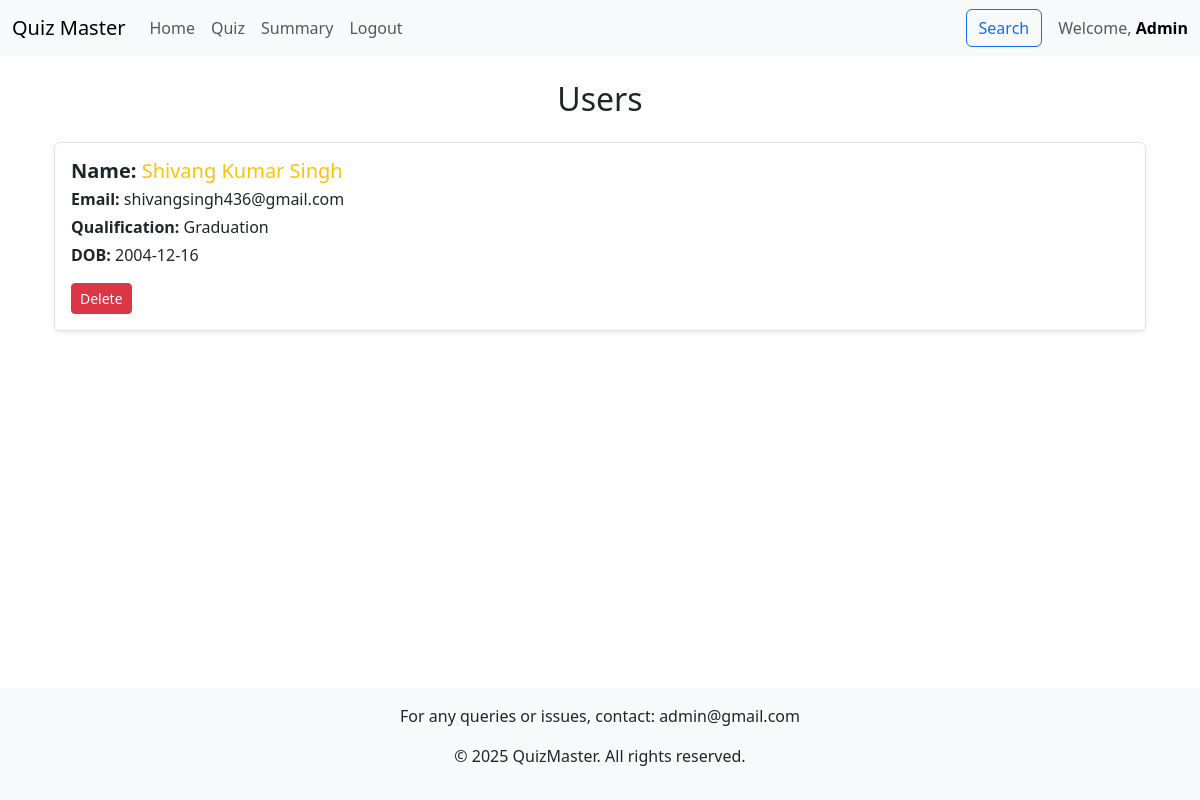
The page /admin/show_users (signed in) on the database as committed earlier.
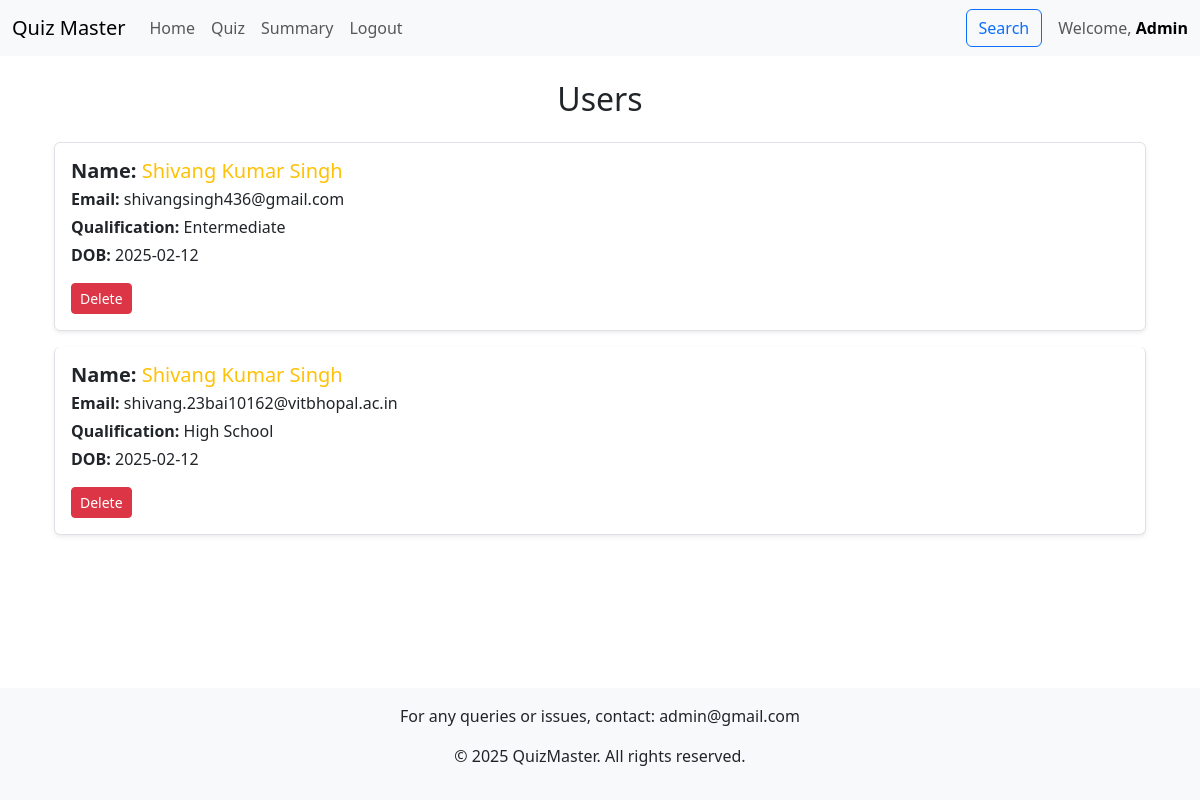
The same page on the database as committed later.
### models.py (models this page shows)
class User(db.Model):
    id = db.Column(db.Integer, primary_key=True)
    username = db.Column(db.String(120), unique=True, nullable=False)
    password_hash = db.Column(db.String(120), nullable=False)
    full_name = db.Column(db.String(100))
    qualification = db.Column(db.String(100))
    dob = db.Column(db.Date)
    role = db.Column(db.Enum("user", "admin", name="user_roles"), default="user",)
    created_at = db.Column(db.DateTime, default=datetime.now(timezone.utc))
    scores = db.relationship('Score', backref='user', lazy=True, cascade="all, delete-orphan")

### controllers/controllers_admin.py (the view)
@app.route("/admin/show_users", methods=["GET","POST"])
@auth_required
@auth_required_admin
def show_users():
    user=User.query.get(session["user_id"])
    users=User.query.filter_by(role="user").all()
    return render_template("show_users.html",users=users,user=user)

### controllers/controllers_admin.py (called while the page is built)
def auth_required(func):
    @wraps(func)
    def inner(*args, **kwargs):
        if "user_id" in session:
            return func(*args, **kwargs)
        else:
            flash("Please login to continue")
            return redirect(url_for("index"))
    return inner

def auth_required_admin(func):
    @wraps(func)
    def inner(*args, **kwargs):
        user=User.query.get(session["user_id"])
        if user.role=="admin":
            return func(*args, **kwargs)
        else:
            flash("Unauthorised")
            return redirect(url_for("dashboard"))
    return inner

### controllers/controllers_login.py (called while the page is built)
@app.context_processor
def inject_admin_email():
    admin_user = User.query.filter_by(role="admin").first()
    return {"admin_email": admin_user.username}

### templates/show_users.html
{% extends "base.html" %} {% block title %}User Details{% endblock %} {% block content %}
<div class="container mt-4">
    <section>
        <h2 class="mb-4 text-center">Users</h2>
        {% if users and users|length > 0 %}
        <div class="list-group">
            {% for user in users %}
            <div class="list-group-item list-group-item-action p-3 mb-3 shadow-sm rounded">
                <h5 class="mb-1">
                    <strong>Name:</strong>
                    <a class="text-decoration-none text-primary" href="/dashboard/scores/{{user.id}}">{{ user.full_name }}</a>
                </h5>
                <p class="mb-1"><strong>Email:</strong> {{ user.username }}</p>
                <p class="mb-1"><strong>Qualification:</strong> {{ user.qualification }}</p>
                <p class="mb-3"><strong>DOB:</strong> {{ user.dob }}</p>
                <form action="/admin/delete_user/{{user.id}}" method="post" class="d-inline">
                    <button type="submit" class="btn btn-danger btn-sm" onclick="return confirm('Are you sure you want to delete this question?')">Delete</button>
                </form>
            </div>
            {% endfor %}
        </div>
        {% else %}
        <p class="text-muted text-center">No Users.</p>
        {% endif %}
    </section>
</div>
{% endblock %}

Rows that differ between the two databases and show on the page:
changed User "shivangsingh436@gmail.com": qualification "Graduation" → "Entermediate"; dob "2004-12-16" → "2025-02-12"
added User: full_name "Shivang Kumar Singh", username "shivang.23bai10162@vitbhopal.ac.in", qualification "High School", dob "2025-02-12"
